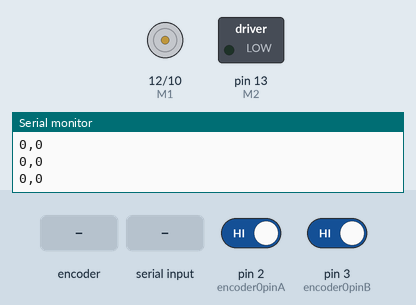
This sketch was run on a simulated Arduino Uno, built with avr-gcc and run on an emulated ATmega328P. Shown: direction and speed pins drawn as motors (green arrow = direction pin HIGH = forward, orange = LOW = backward, longer = more drive), switched loads named in the sketch (green lamp = pin HIGH), the last lines printed to the serial monitor. The test bench sets the inputs (shaded band); at power-on: pin 2 (encoder0pinA) HIGH, pin 3 (encoder0pinB) HIGH.

Above: at 1.2 s.
1.3 s: rotary encoder on pin 2 (encoder0pinA) / pin 3 (encoder0pinB) turned 1 step (first pin leading)
At 1.9 s:
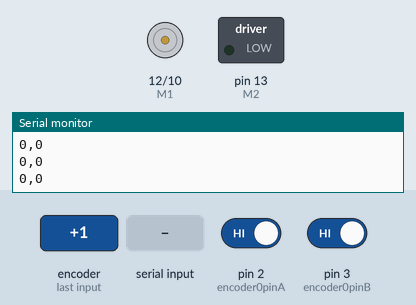
3.0 s: "5\n" received over Serial
At 4.06 s:
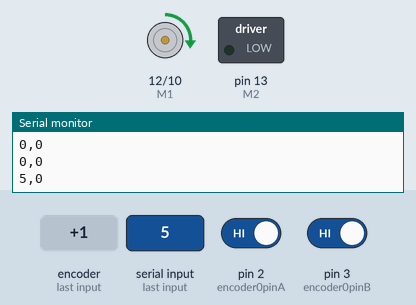
At 6.3 s:
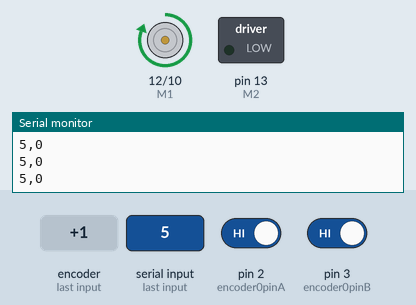
Timing chart, 0 to 7.8 s (numbered marks = the images above; inputs shaded):
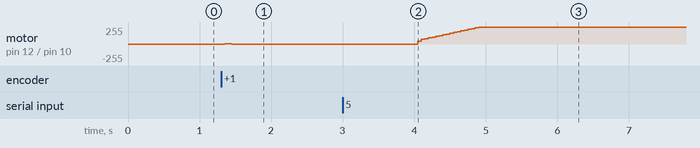

Measured:
- after the input at 1.3 s, motor on pin 12 (M1) / pin 10 (E1): stopped → forward 2/255 at once, → stopped 0.15 s later
- after the input at 3.0 s, motor on pin 12 (M1) / pin 10 (E1): moves from stopped to forward 255/255 over 0.85 s, starting after 1.1 s

The sketch:

DC_speed_pid_.ino
```cpp
#include "en_motor.h"
#include <MsTimer2.h>

en_motor mt;
int goal = 0;
int pwm = 0;

int PID_val;
float Pv = 4;
float Iv = 1;
float Dv = 1.2;

float err_P;
float err_I;
float err_D;
float err_B;


void setup() {
  MsTimer2::set(50, t_intrrupt);
  MsTimer2::start();
  Serial.begin(4800);
  Serial.println("goal,duration");
}

void loop() {
  if (Serial.available() > 0) {
    String val = Serial.readString();
    goal = val.toInt();
  }
}

void pid_speed() {
  err_P = goal - duration;
  err_I += err_P;
  err_D = err_B - err_P;
  err_B = err_P;
  PID_val = ((err_P * Pv) + (err_I * Iv) + (err_D * Dv));
  if (PID_val >= 110) PID_val = 110;
  if (PID_val <= -110) PID_val = -110;
  pwm=map(PID_val,-110,110,-255,255);
  mt.control('A', pwm);
}


void t_intrrupt() {
  pid_speed();
  Serial.print(goal);
  Serial.print(",");
  Serial.println(duration);
  duration = 0;
}
```

en_motor.cpp
```cpp
#include "en_motor.h"
#include <Arduino.h>
#include <MsTimer2.h>

int encoder0PinALast = 1;
boolean Direction = 1;
int duration = 0;


void en_motor::position(int val)
{
  if (val <= duration)
  {
    while (val <= duration)
    {
      en_motor::control('A', -100);

      Serial.print("Pulse:");
      Serial.println(duration);
    }
  }

  else if (val >= duration)
  {
    while (val>= duration)
    {
      en_motor::control('A', 100);

      Serial.print("Pulse:");
      Serial.println(duration);
    }

  }
 en_motor::control('A', 0);

}


void wheelSpeed()
{
  int Lstate = digitalRead(encoder0pinA);
  if ((encoder0PinALast == LOW) && Lstate == HIGH)
  {
    int val = digitalRead(encoder0pinB);
    if (val == LOW && Direction)
    {
      Direction = false; //Reverse
    }
    else if (val == HIGH && !Direction)
    {
      Direction = true;  //Forward
    }
  }
  encoder0PinALast = Lstate;

  if (Direction)  duration++;
  else  duration--;
}


en_motor::en_motor()
{
  Direction = true;//default -> Forward
  pinMode(encoder0pinB, INPUT_PULLUP);
  pinMode(M1, OUTPUT);
  pinMode(M2, OUTPUT);
  attachInterrupt(0, wheelSpeed, CHANGE);

}


void en_motor::control(char AB, int E)
{
  if (AB == 'A') // A이면 A모터 출력
  {
    if (E > 0) digitalWrite(M1, HIGH);
    else digitalWrite(M1, LOW);
    analogWrite(E1, abs(E));
  }
  else
  {
    if (E > 0) digitalWrite(M2, HIGH);
    else digitalWrite(M2, LOW);
    analogWrite(E2, abs(E));
  }

}

void en_motor::drive(char val)
{
  Serial.println(val);
  switch (val) {
    case 'f': //f - 전진
      control('A', V1);
      control('B', V2);
      break;
    case 'a': //a - 좌회전
      control('A' , V1);
      control('B' , 0);
      break;
    case 's': //s -  정지
      control('A' , 0);
      control('B' , 0);
      break;
    case 'c': //c- 우회전
      control('A' , 0);
      control('B' , V2);
      break;
    case 'd': //d - 후진
      control('A' , -V1);
      control('B' , -V2);
      break;
    default:
      break;
  }
}
```

en_motor.h
```cpp
#ifndef en_motor_h
#define en_motor_h

#include <Arduino.h>


#define E1 10  //  A모터속도
#define M1 12 //   A모터방향
#define E2 11 //   B모터속도
#define M2 13 //   B모터방향
#define encoder0pinA 2 //A pin -> the interrupt pin 0
#define encoder0pinB  3//B pin -> the digital pin 3

extern int encoder0PinALast;
extern boolean Direction;
extern int duration;

void wheelSpeed();

class en_motor{
  private:

  public:
    en_motor();//Initialize the module
    void en_motor::position(int val);
    void control(char dir , int E);
    void drive(char var);
    int V1 = 100;
    int V2 = 100;
};


#endif
```
